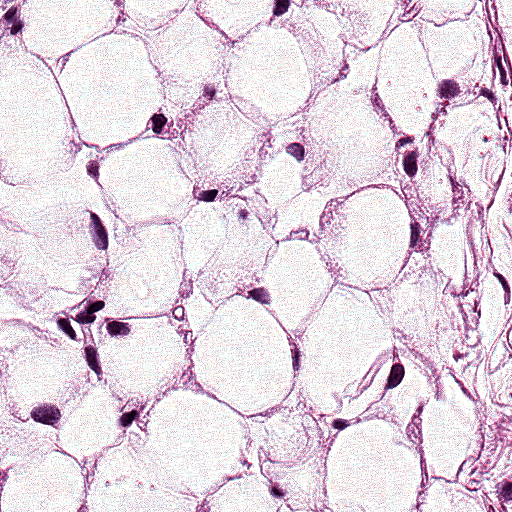
#> input picture tests/expectations/pil-images-rgb/tissue-level0-7352-11762-7864-12274--low-nuclei-score-level0--macenko.png, 512 x 512 px
$ python -i image_filters_functional.py   (imports and definitions only)   (older library calls are emulated)
#> lines starting #> are read from the running program, lines starting #| are printed output that depends on the picture; after the words box and inside, x2 and y2 are one past the last pixel; in counts of white or black regions, pixels touching at a corner belong together
#> further down, picture is the input picture: PIL image 512x512 RGB; mean R, G, B 226.2, 211, 223.1
# encoding: utf-8

# ------------------------------------------------------------------------
# Copyright 2020 All Histolab Contributors
#
# Licensed under the Apache License, Version 2.0 (the "License");
# you may not use this file except in compliance with the License.
# You may obtain a copy of the License at
#
#     http://www.apache.org/licenses/LICENSE-2.0
#
# Unless required by applicable law or agreed to in writing, software
# distributed under the License is distributed on an "AS IS" BASIS,
# WITHOUT WARRANTIES OR CONDITIONS OF ANY KIND, either express or implied.
# See the License for the specific language governing permissions and
# limitations under the License.
# ------------------------------------------------------------------------

import math
import operator
from functools import reduce
from typing import Any, Callable, Union

import numpy as np
import PIL
import PIL.ImageOps
import skimage.color as sk_color
import skimage.exposure as sk_exposure
import skimage.feature as sk_feature
import skimage.filters as sk_filters
import skimage.future as sk_future
import skimage.morphology as sk_morphology
import skimage.segmentation as sk_segmentation

from ..util import apply_mask_image, np_to_pil, threshold_to_mask, warn
from .util import mask_percent


# [224 lines left out: functions adaptive_equalization, blue_pen_filter, dab_channel, eosin_channel, green_pen_filter, hematoxylin_channel and 2 more, not called in this run]


def invert(img: PIL.Image.Image) -> PIL.Image.Image:
    """Invert an image, i.e. take the complement of the correspondent array.

    Parameters
    ----------
    img : PIL.Image.Image
        Input image

    Returns
    -------
    PIL.Image.Image
        Inverted image
    """
    if img.mode == "RGBA":
        red, green, blue, alpha = img.split()
        rgb_img = PIL.Image.merge("RGB", (red, green, blue))
        inverted_img_rgb = PIL.ImageOps.invert(rgb_img)
        red, green, blue = inverted_img_rgb.split()
        inverted_img = PIL.Image.merge("RGBA", (red, green, blue, alpha))
    else:
        inverted_img = PIL.ImageOps.invert(img)

    return inverted_img


# [611 lines left out: functions kmeans_segmentation, lab_to_rgb, local_equalization, local_otsu_threshold, rag_threshold, red_pen_filter and 12 more, not called in this run]


def hysteresis_threshold_mask(
    img: PIL.Image.Image, low: int = 50, high: int = 100
) -> np.ndarray:
    """Mask an image using hysteresis threshold

    Compute the Hysteresis threshold on the complement of a grayscale image,
    and return boolean mask based on pixels above this threshold.

    Parameters
    ----------
    img : PIL.Image.Image
        Input image.
    low : int, optional
        low threshold. Default is 50.
    high : int, optional
        high threshold. Default is 100.

    Returns
    -------
    np.ndarray
        Boolean NumPy array where True represents a pixel above Otsu threshold.
    """
#> called with low = 50, high = 100
    if low is None or high is None:
        raise ValueError("thresholds cannot be None")
    grey_scale = PIL.ImageOps.grayscale(img)
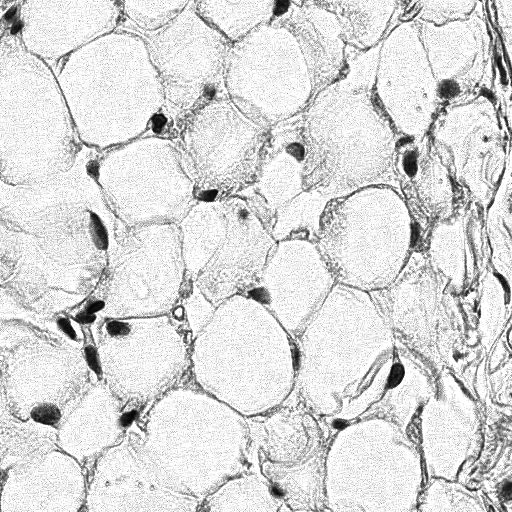
#> grey_scale: PIL image 512x512 L; min 3, max 255, mean 216.9
    comp = invert(grey_scale)
#> in invert, `inverted_img = PIL.ImageOps.invert(img)`:
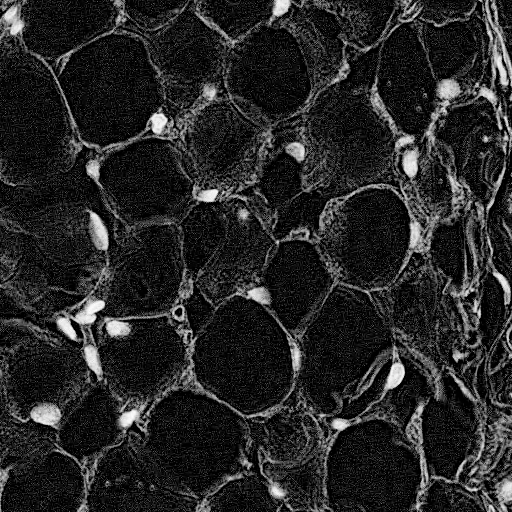
#> inverted_img: PIL image 512x512 L; min 0, max 252, mean 38.1
    hyst_mask = sk_filters.apply_hysteresis_threshold(np.array(comp), low, high)
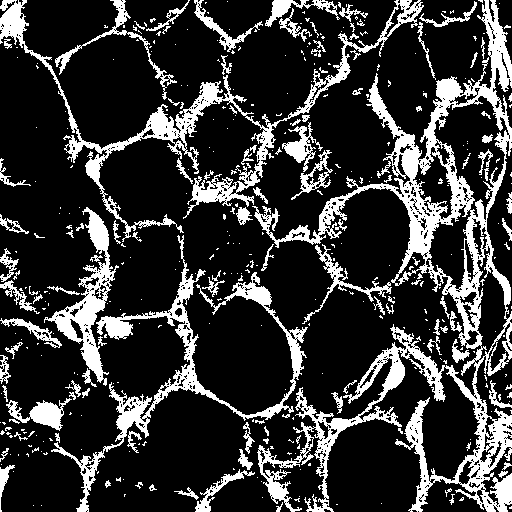
#> hyst_mask: shape (512, 512) bool; 20.9% white; 400 white regions (285 under 20 px), largest, box (x1, y1, x2, y2) and area: (252, 0, 512, 512) 23176, (0, 0, 424, 242) 8246, (51, 235, 308, 512) 6357
    return hyst_mask


# [100 lines left out: functions otsu_threshold, red_filter, yen_threshold, not called in this run]

>>> from PIL import Image
>>> picture = Image.open('../../tests/expectations/pil-images-rgb/tissue-level0-7352-11762-7864-12274--low-nuclei-score-level0--macenko.png')
>>> result = hysteresis_threshold_mask(picture)

$ run again, on tests/expectations/pil-images-rgb/tissue-level0-7352-11762-7864-12274--medium-nuclei-score-level1--macenko.png
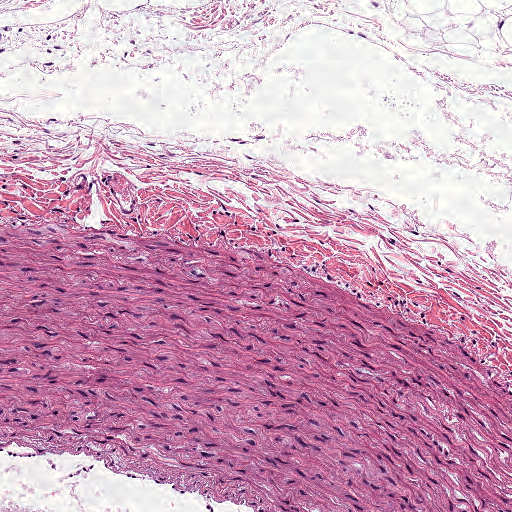
#> input picture tests/expectations/pil-images-rgb/tissue-level0-7352-11762-7864-12274--medium-nuclei-score-level1--macenko.png, 512 x 512 px
#> picture is the input picture: PIL image 512x512 RGB; mean R, G, B 207.3, 164.4, 190.3
#> in invert, `inverted_img = PIL.ImageOps.invert(img)`:
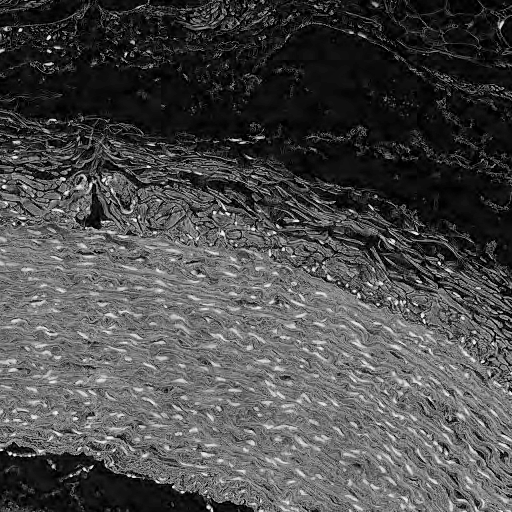
#> inverted_img: PIL image 512x512 L; min 0, max 249, mean 74.8
#> in hysteresis_threshold_mask, `hyst_mask = sk_filters.apply_hysteresis_threshold(np.array(comp), low,..`:
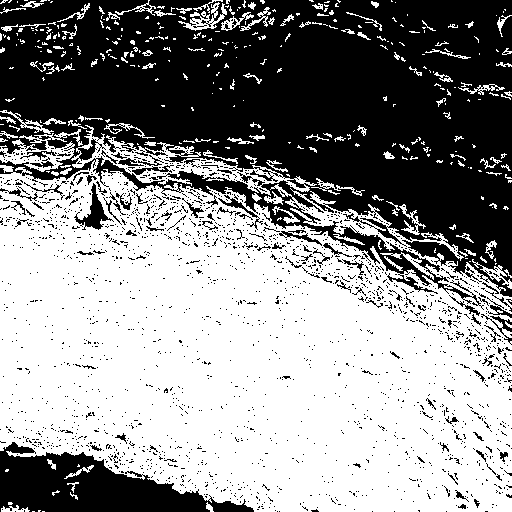
#> hyst_mask: shape (512, 512) bool; 56.2% white; 2051 black regions (1968 under 20 px), largest, box (x1, y1, x2, y2) and area: (0, 0, 512, 310) 95935, (0, 442, 254, 512) 9154, (74, 183, 114, 230) 553
